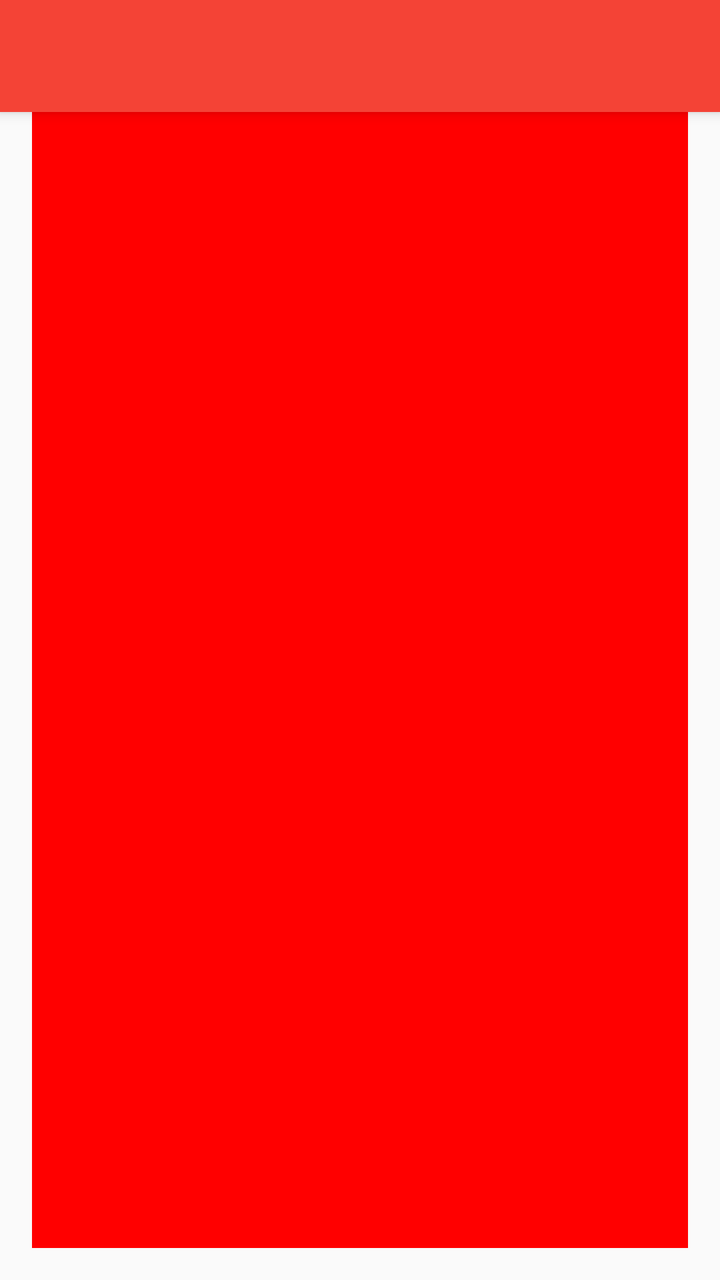
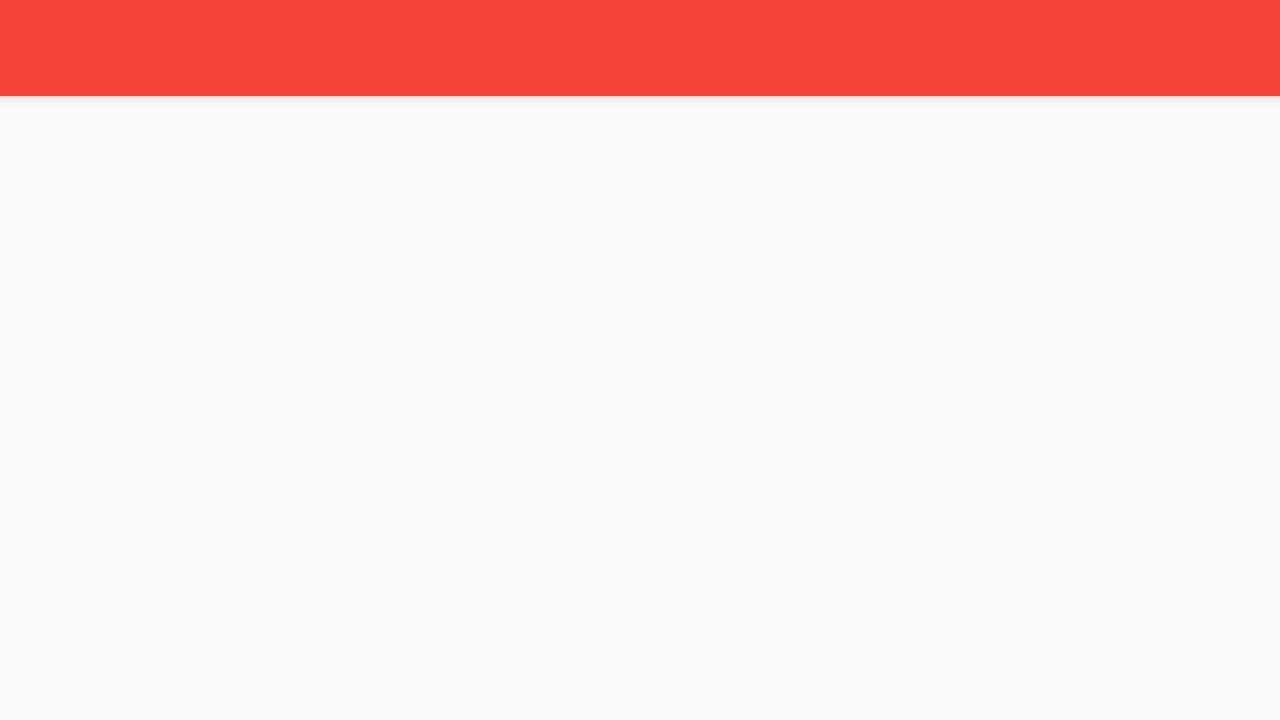

One screen, two layout resources from the same app: the default and the author's alternative for another configuration. Each is rendered where Android would select it; the XML of both is given below.
<!-- AndroidManifest.xml: application theme AppTheme -->
<!-- res/layout/activity_recipe_details.xml -->
<?xml version="1.0" encoding="utf-8"?>
<android.support.design.widget.CoordinatorLayout xmlns:android="http://schemas.android.com/apk/res/android"
    xmlns:app="http://schemas.android.com/apk/res-auto"
    xmlns:tools="http://schemas.android.com/tools"
    android:layout_width="match_parent"
    android:layout_height="match_parent"
    tools:context="com.yosri.mustafa.eng.bakingapp.Ui.RecipeDetails">

    <android.support.design.widget.AppBarLayout
        android:layout_width="match_parent"
        android:layout_height="wrap_content"
        android:theme="@style/AppTheme.AppBarOverlay">

        <android.support.v7.widget.Toolbar
            android:id="@+id/toolbar_details"
            android:layout_width="match_parent"
            android:layout_height="?attr/actionBarSize"
            android:background="?attr/colorPrimary"
            app:popupTheme="@style/AppTheme.PopupOverlay" />

    </android.support.design.widget.AppBarLayout>

    <include layout="@layout/content_recipe_details" />



</android.support.design.widget.CoordinatorLayout>
<!-- res/layout/content_recipe_details.xml (included above) -->
<?xml version="1.0" encoding="utf-8"?>
<FrameLayout android:layout_width="match_parent"
    android:layout_height="match_parent"
    android:id="@+id/ingContainer"
    android:background="#ff0000"
    android:layout_margin="@dimen/layout_margin"
    xmlns:android="http://schemas.android.com/apk/res/android" />
<!-- resources referenced by this layout -->
<resources>
  <dimen name="layout_margin">16dp</dimen>
  <style name="AppTheme.AppBarOverlay" parent="ThemeOverlay.AppCompat.Dark.ActionBar" />
  <style name="AppTheme.PopupOverlay" parent="ThemeOverlay.AppCompat.Light" />
  <style name="AppTheme" parent="Theme.AppCompat.Light.DarkActionBar">
          
          <item name="colorPrimary">@color/primary</item>
          <item name="colorPrimaryDark">@color/primary_dark</item>
          <item name="colorAccent">@color/accent</item>
      </style>
  <color name="primary">#F44336</color>
  <color name="primary_dark">#D32F2F</color>
  <color name="accent">#FF5252</color>
</resources>
<!-- res/layout-w600dp/activity_recipe_details.xml (the author's variant of the layout above) -->
<!-- drawn on the phone turned sideways -->
<?xml version="1.0" encoding="utf-8"?>
<android.support.design.widget.CoordinatorLayout xmlns:android="http://schemas.android.com/apk/res/android"
    xmlns:app="http://schemas.android.com/apk/res-auto"
    xmlns:tools="http://schemas.android.com/tools"
    android:layout_width="match_parent"
    android:layout_height="match_parent"
    tools:context="com.yosri.mustafa.eng.bakingapp.Ui.RecipeDetails">

    <android.support.design.widget.AppBarLayout
        android:layout_width="match_parent"
        android:layout_height="wrap_content"
        android:theme="@style/AppTheme.AppBarOverlay">

        <android.support.v7.widget.Toolbar
            android:id="@+id/toolbar_details"
            android:layout_width="match_parent"
            android:layout_height="?attr/actionBarSize"
            android:background="?attr/colorPrimary"
            app:popupTheme="@style/AppTheme.PopupOverlay" />

    </android.support.design.widget.AppBarLayout>

    <include layout="@layout/content_recipe_details1" />



</android.support.design.widget.CoordinatorLayout>
<!-- res/layout/content_recipe_details1.xml (included above) -->
<?xml version="1.0" encoding="utf-8"?>
<LinearLayout
    xmlns:android="http://schemas.android.com/apk/res/android" android:layout_width="match_parent"
    android:layout_height="match_parent"
    android:orientation="horizontal">
<FrameLayout
    android:layout_width="0dp"
    android:layout_height="match_parent"
    android:layout_weight="1"
    android:id="@+id/left"></FrameLayout>
    <FrameLayout
    android:layout_width="0dp"
    android:layout_height="match_parent"
    android:layout_weight="3"
    android:id="@+id/right"></FrameLayout>
</LinearLayout>
<!-- resources referenced by the variant -->
<!-- as the phone turned sideways resolves them -->
<resources>
  <style name="AppTheme.AppBarOverlay" parent="ThemeOverlay.AppCompat.Dark.ActionBar" />
  <style name="AppTheme.PopupOverlay" parent="ThemeOverlay.AppCompat.Light" />
  <style name="AppTheme" parent="Theme.AppCompat.Light.DarkActionBar">
          
          <item name="colorPrimary">@color/primary</item>
          <item name="colorPrimaryDark">@color/primary_dark</item>
          <item name="colorAccent">@color/accent</item>
      </style>
  <color name="primary">#F44336</color>
  <color name="primary_dark">#D32F2F</color>
  <color name="accent">#FF5252</color>
</resources>
